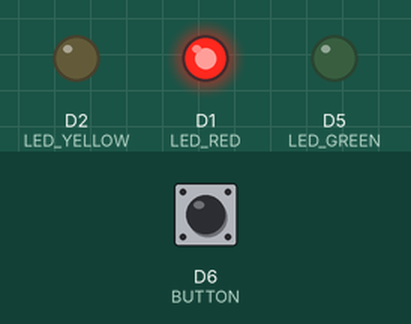
The program below on a simulated ESP8266 (NodeMCU). On the bench: output pins drawn as LEDs (lit = HIGH). The inputs (shaded band) are chosen by the test bench; at power-on: D6 (BUTTON) LOW. What the program prints to the serial monitor is not drawn.

Above: at 1.2 s.
1.3 s: D6 (BUTTON) pulled HIGH for 0.15 s
At 2.5 s:
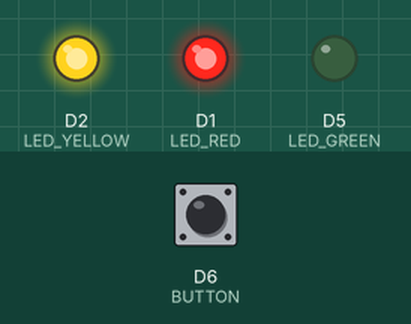
At 4.0 s:
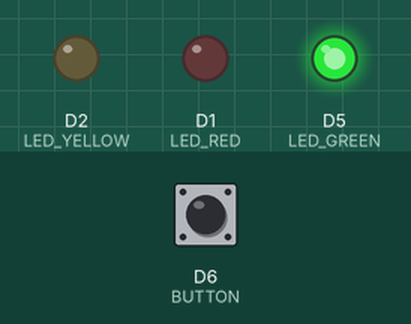
7.4 s: D6 (BUTTON) pulled HIGH for 3.2 s
At 9.0 s:
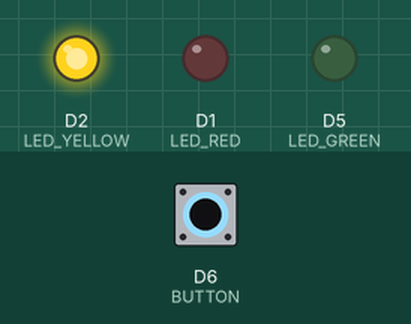
Timing chart, 0 to 20.8 s (numbered marks = the images above; inputs shaded):
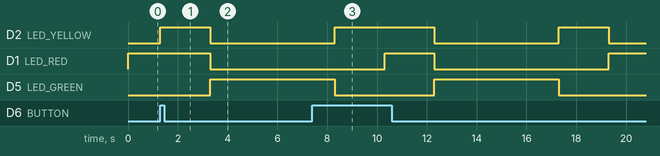

Measured:
- after the input at 1.3 s, D2 (LED_YELLOW): LOW → HIGH at once, → LOW 2.0 s later; D1 (LED_RED): HIGH → LOW after 2.0 s; D5 (LED_GREEN): LOW → HIGH after 2.0 s

The program:

main.cpp
```cpp
// (licence header left out)
#include <Arduino.h>
#include <SPI.h>

#define LED_RED D1
#define LED_YELLOW D2
#define LED_GREEN D5
#define BUTTON D6

void setup() {

  Serial.begin(9600);
  Serial.println();

  pinMode(LED_RED, OUTPUT);
  pinMode(LED_YELLOW, OUTPUT);
  pinMode(LED_GREEN, OUTPUT);

  pinMode(BUTTON, INPUT);

  digitalWrite(LED_RED, HIGH);
  digitalWrite(LED_YELLOW, LOW);
  digitalWrite(LED_GREEN, LOW);

  Serial.println("Los geht's");
}

void switch_to_green () {
  digitalWrite(LED_YELLOW, HIGH);
  delay(2000);
  digitalWrite(LED_RED, LOW);
  digitalWrite(LED_YELLOW, LOW);
  digitalWrite(LED_GREEN, HIGH);
}

void switch_to_red () {
  digitalWrite(LED_YELLOW, HIGH);
  digitalWrite(LED_GREEN, LOW);
  delay(2000);
  digitalWrite(LED_RED, HIGH);
  digitalWrite(LED_YELLOW, LOW);
}

void loop() {

  bool clicked = digitalRead(BUTTON);
  if ( clicked ) {
    switch_to_green ();
    delay(5000);
    switch_to_red();
  }

}
```
